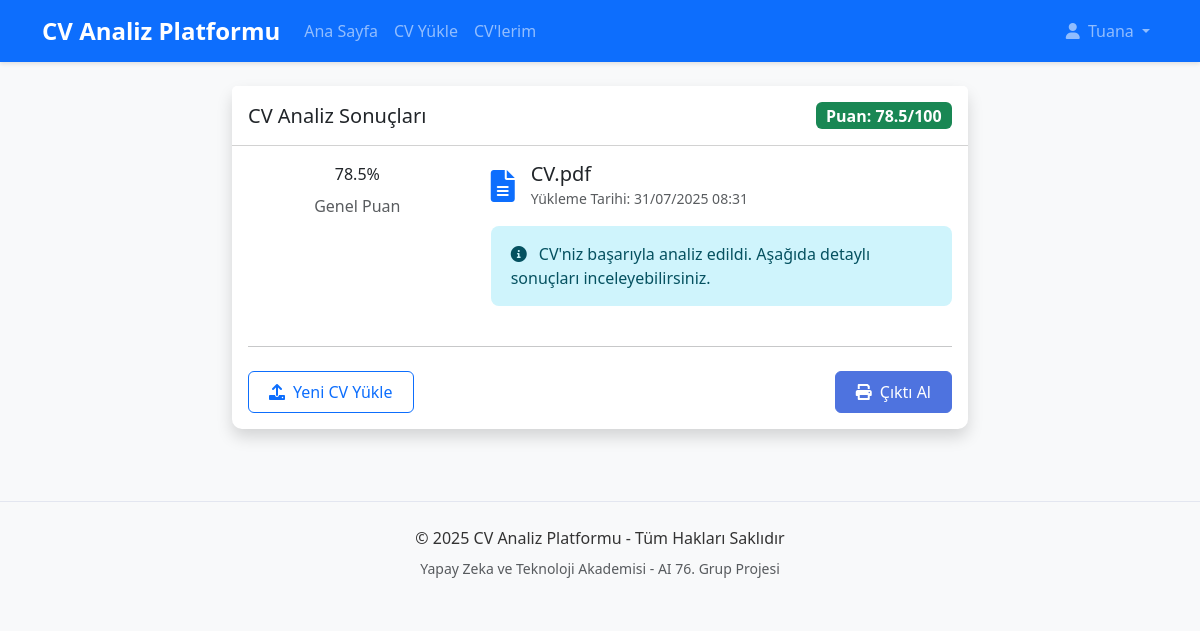
/cv/15 (signed in), run on the app's committed database.
### app/models.py (models this page shows, shortened)
class User(db.Model, UserMixin):
    id = db.Column(db.Integer, primary_key=True)
    email = db.Column(db.String(150), unique=True, nullable=False)
    password = db.Column(db.String(150), nullable=False)
    first_name = db.Column(db.String(150), nullable=False)
    last_name = db.Column(db.String(150), nullable=False)
    cvs = db.relationship('CV', backref='owner', lazy=True)
    date_created = db.Column(db.DateTime, default=datetime.utcnow)

class AnalysisMixin:
    def get_analysis(self):
        return json.loads(self.analysis_data) if self.analysis_data else {}

class CV(db.Model, AnalysisMixin):
    __tablename__ = 'cvs'
    id = db.Column(db.Integer, primary_key=True)
    original_filename = db.Column(db.String(255), nullable=False)
    stored_filename = db.Column(db.String(255), nullable=False)
    upload_date = db.Column(db.DateTime, default=datetime.utcnow)
    analysis_data = db.Column(JSON, nullable=True)  # Ham analiz verileri
    overall_score = db.Column(db.Float, nullable=True)  # Genel puan (0-100)
    section_scores = db.Column(JSON, nullable=True)  # Bölümlere göre puanlar
    status = db.Column(db.String(20), default='pending',
                      nullable=False)  # pending, processing, completed, failed
    user_id = db.Column(db.Integer, db.ForeignKey('user.id'), nullable=False)
    created_at = db.Column(db.DateTime, default=datetime.utcnow)
    updated_at = db.Column(db.DateTime, default=datetime.utcnow, onupdate=datetime.utcnow)

### app/views.py (the view)
@views.route('/cv/<int:cv_id>')
@login_required
def cv_results(cv_id):
    cv = CV.query.filter_by(id=cv_id, user_id=current_user.id).first_or_404()
    analysis_data = cv.get_analysis()
    return render_template('cv_results.html', cv=cv, analysis=analysis_data)

### app/__init__.py (called while the page is built)
@login_manager.user_loader
def load_user(user_id):
    from .models import User
    return User.query.get(int(user_id))

### app/templates/cv_results.html (shortened to what this page needs)
{% extends "base.html" %}
{% block content %}
<div class="row">
    <div class="col-lg-8 mx-auto">
        <div class="card shadow mb-4">
            <div class="card-header bg-white py-3">
                <div class="d-flex justify-content-between align-items-center">
                    <h2 class="h5 mb-0">CV Analiz Sonuçları</h2>
                    {% set score = cv.overall_score or 0 %}
                    <span class="badge bg-{{ 'success' if score >= 70 else 'warning' if score >= 50 else 'danger' }} fs-6">
                        Puan: {{ "%.1f"|format(score) }}/100
                    </span>
                </div>
            </div>
            <div class="card-body">
                <div class="row mb-4">
                    <div class="col-md-4 text-center mb-3 mb-md-0">
                        <div class="position-relative d-inline-block">
                            <div class="progress-circle" data-value="{% if cv.overall_score is not none %}{{ (cv.overall_score / 100)*360 }}{% else %}0{% endif %}">
                                <span class="progress-circle-value">{{ "%.1f"|format(cv.overall_score or 0) }}%</span>
                            </div>
                        </div>
                        <p class="mt-2 text-muted">Genel Puan</p>
                    </div>
                    <div class="col-md-8">
                        <div class="d-flex align-items-center mb-3">
                            <i class="fas fa-file-alt fa-2x text-primary me-3"></i>
                            <div>
                                <h5 class="mb-0">{{ cv.original_filename }}</h5>
                                <small class="text-muted">Yükleme Tarihi: {{ cv.upload_date.strftime('%d/%m/%Y %H:%M') }}</small>
                            </div>
                        </div>
                        <div class="alert alert-info">
                            <i class="fas fa-info-circle me-2"></i>
                            CV'niz başarıyla analiz edildi. Aşağıda detaylı sonuçları inceleyebilirsiniz.
                        </div>
                    </div>
                </div>
                <hr>
                <div class="d-flex justify-content-between mt-4">
                    <a href="{{ url_for('views.upload_cv') }}" class="btn btn-outline-primary">
                        <i class="fas fa-upload me-2"></i>Yeni CV Yükle
                    </a>
                    <button class="btn btn-primary" onclick="window.print()">
                        <i class="fas fa-print me-2"></i>Çıktı Al
                    </button>
                </div>
            </div>
        </div>
    </div>
</div>
{% endblock %}

### app/templates/base.html (shortened to what this page needs)
<!DOCTYPE html>
<html lang="tr">
<head>
    <link href="https://cdn.jsdelivr.net/npm/bootstrap@5.3.0/dist/css/bootstrap.min.css" rel="stylesheet">
    <link rel="stylesheet" href="https://cdnjs.cloudflare.com/ajax/libs/font-awesome/6.0.0/css/all.min.css">
    <link rel="stylesheet" href="{{ url_for('static', filename='css/style.css') }}">
</head>
<body>
    <nav class="navbar navbar-expand-lg navbar-dark bg-primary">
        <div class="container">
            <a class="navbar-brand" href="{{ url_for('views.home') }}">CV Analiz Platformu</a>
            <div class="collapse navbar-collapse" id="navbarNav">
                <ul class="navbar-nav me-auto">
                    <li class="nav-item">
                        <a class="nav-link" href="{{ url_for('views.home') }}">Ana Sayfa</a>
                    </li>
                    {% if current_user.is_authenticated %}
                    <li class="nav-item">
                        <a class="nav-link" href="{{ url_for('views.upload_cv') }}">CV Yükle</a>
                    </li>
                    <li class="nav-item">
                        <a class="nav-link" href="{{ url_for('views.my_cvs') }}">CV'lerim</a>
                    </li>
                    {% endif %}
                </ul>
                <ul class="navbar-nav">
                    {% if current_user.is_authenticated %}
                    <li class="nav-item dropdown">
                        <a class="nav-link dropdown-toggle" href="#" id="navbarDropdown" role="button" data-bs-toggle="dropdown">
                            <i class="fas fa-user me-1"></i> {{ current_user.first_name }}
                        </a>
                    </li>
                    {% endif %}
                </ul>
            </div>
        </div>
    </nav>
    <main class="container my-4">
        {% block content %}{% endblock %}
    </main>
    <footer class="bg-light py-4 mt-5">
        <div class="container text-center">
            <p class="mb-2">© 2025 CV Analiz Platformu - Tüm Hakları Saklıdır</p>
            <p class="mb-0 text-muted small">Yapay Zeka ve Teknoloji Akademisi - AI 76. Grup Projesi</p>
        </div>
    </footer>
</body>
</html>

### app/static/css/style.css (style rules this page uses)
body { font-family: 'Segoe UI', Tahoma, Geneva, Verdana, sans-serif; color: #333; background-color: #f8f9fa; }
.navbar { box-shadow: 0 2px 4px rgba(0, 0, 0, 0.1); }
.navbar-brand { font-weight: 700; font-size: 1.5rem; }
.card { border: none; border-radius: 10px; transition: transform 0.3s ease, box-shadow 0.3s ease; margin-bottom: 1.5rem; }
.btn { padding: 0.5rem 1.25rem; border-radius: 6px; font-weight: 500; transition: all 0.3s ease; }
.btn-primary { background-color: #4e73df; border-color: #4e73df; }
.animate-fade-in { animation: fadeIn 0.5s ease-out forwards; }
.alert { border: none; border-radius: 8px; padding: 1rem 1.25rem; }
footer { margin-top: 3rem; padding: 2rem 0; background-color: #f8f9fc; border-top: 1px solid #e3e6f0; }

### data on the page
User: first_name "Tuana"
CV: overall_score "78.5", original_filename "CV.pdf", upload_date "31/07/2025 08:31"
